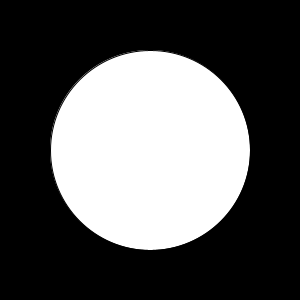
Frame 1 (no input)
Frame 60 (the mouse pressed at the canvas centre just before this capture): identical to frame 1, image omitted
Frame 120 (the mouse held since frame 60 and released just before this capture): identical to frame 1, image omitted

The Processing sketch that drew this single still picture (run headless with seeded random() and noise(); from frame 60 on, the mouse is pressed at the canvas centre):

// Processing sketch: ex13_extend_01_d
// ── ex13_extend_01_d.pde
// 원 그리기 (Java 코드)
// test.pde

import processing.core.PApplet;

public class ex13_extend_01_d extends PApplet {
  public void settings() {
    size(300, 300);
  }

  public void setup() {
  }

  public void draw() {
    background(0);
    ellipse(width/2, height/2, 200, 200);
  }

  public static void main(String[] args) {
    PApplet.main("ex13_extend_01_d");
  }
}
